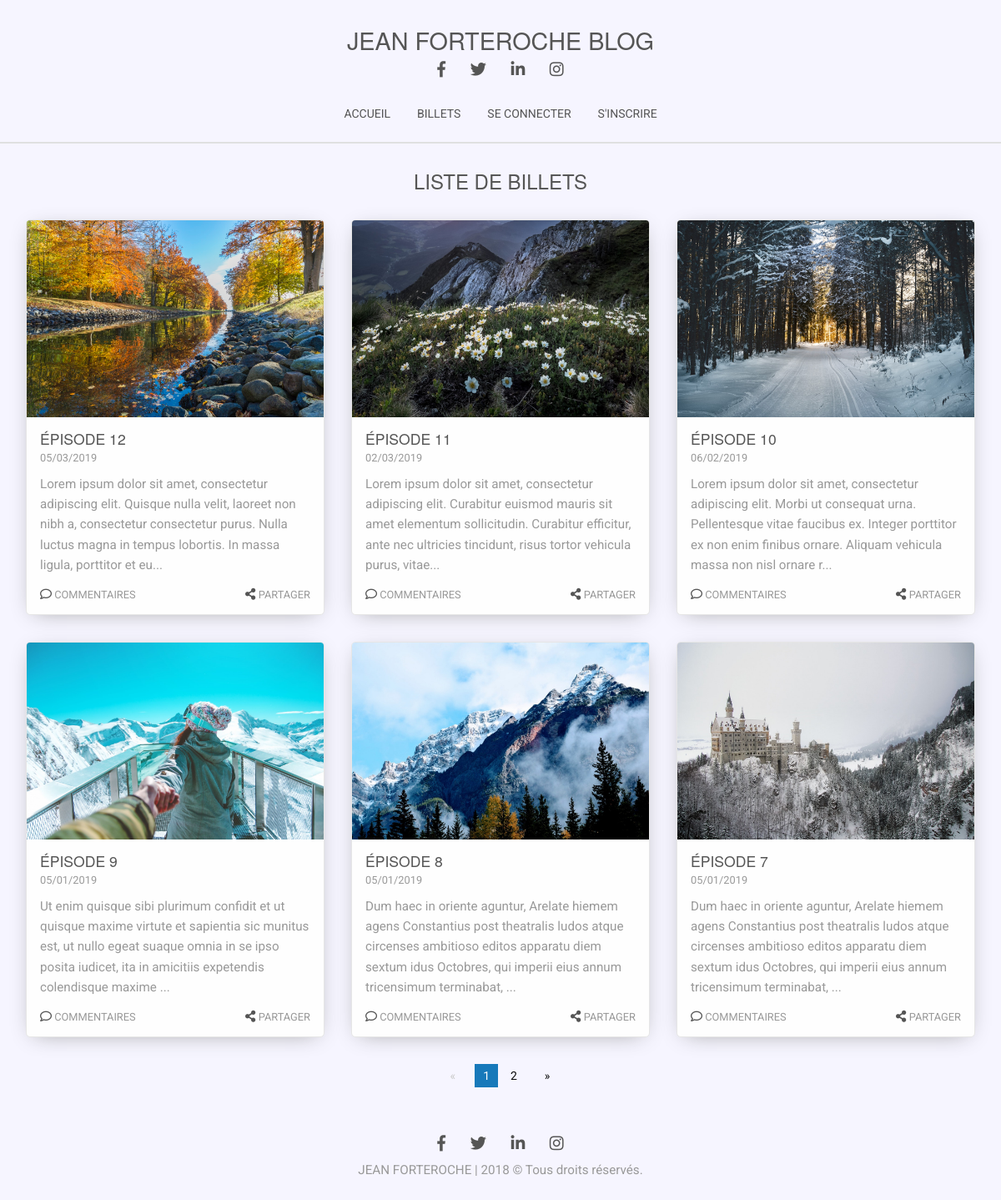
Screenshot of /index.php?action=billets with the database file from the repository.
### tables this page shows
CREATE TABLE `episodes` (
  `id` int(11) NOT NULL,
  `title` varchar(255) NOT NULL,
  `content` text NOT NULL,
  `created_date` datetime NOT NULL,
  `modif_date` datetime NOT NULL,
  `image_episode` varchar(255) NOT NULL
);

### Controllers/ViewController.php (called while the page is built, shortened)
<?php
class ViewController {
    public function listEpisodes($result) {
        require('Views/frontend/listePostsView.php');
    }
}

### Controllers/PaginationController.php (called while the page is built, shortened)
<?php
class PaginationController {
    public function pagination (Pagination $pagination) {
        $paginationManager = New PaginationManager();
        $viewController = New ViewController();
        $totalElmts = $paginationManager -> paginationTotalElms($pagination);
        $totalPages = ceil($totalElmts / $pagination -> getPostsParPage());
        $posts = $paginationManager -> pagination ($pagination);
        $table = $pagination -> getTable();
        $page= $pagination -> getPage();
        $action = (isset($_GET['action'])) ? filter_var( $_GET['action'], FILTER_SANITIZE_STRIPPED) : NULL;
        $method = 'listEpisodesAdmin';
        if($action !== 'admin') {
            $method = 'list'.ucfirst($table);
        }
        $data = [$totalPages, $posts, $page];
        $viewController -> $method($data);
    }
}

### Models/PaginationManager.php (called while the page is built, shortened)
<?php
class PaginationManager extends Manager {
    public function pagination (Pagination $pagination) {
        $bdd = self::dbConnect();
        $table  = $pagination -> getTable();
        $page   = (int)$pagination -> getPage();
        $postsParPage = $pagination -> getPostsParPage();
        $start = ($page > 0) ? $page * $postsParPage - $postsParPage : 0;
        $req = $bdd -> query("SELECT SQL_CALC_FOUND_ROWS * FROM $table ORDER BY id DESC LIMIT $start,$postsParPage");
        if($table = 'episodes') {
            $req = $bdd -> query("SELECT SQL_CALC_FOUND_ROWS id, title, content, image_episode, DATE_FORMAT(created_date, '%d/%m/%Y') AS created_date_fr FROM $table ORDER BY id DESC LIMIT $start,$postsParPage");
        }
        $result = $req -> fetchAll();
        return $result;
    }
}

### entity/Pagination.php (called while the page is built, shortened)
<?php
class Pagination {
    protected
            $table,
            $page,
            $postsParPage;
    public function getPage()
    {
        return $this->page;
    }
    public function setPage($page)
    {
        $this->page = $page;
    }
    public function getPostsParPage()
    {
        return $this->postsParPage;
    }
    public function setPostsParPage($postsParPage)
    {
        $this->postsParPage = $postsParPage;
    }
}

### Views/frontend/components/cards.php (the view, shortened to what this page needs)
<div class="card">
    <?php
        $image = htmlspecialchars($data['image_episode']);
        if($image !== '') {
            echo('<img src="'.$image.'" alt="" class="card__img">');
        }
        else {
            echo('<img src="https://images.pexels.com/photos/35637/alaska-glacier-ice-mountains.jpg?auto=compress" alt="" class="card__img">');
        }
    ?>
    <div class="card-section">
        <a class="card__link" href="index.php?action=post&amp;id=<?= $data['id'] ?>">
            <h3 class="card__title">
                <?= htmlspecialchars($data['title']) ?>
            </h3>
            <span class="news-date"><?= $data['created_date_fr'] ?></span>
        </a>
        <p class="card__text">
            <?= substr(strip_tags($data['content']), 0,200) .'...' ?>
        </p>
        <div class="card__btns grid-x">
            <a class="card__comment-link far fa-comment" href="index.php?action=post&amp;id=<?= $data['id'] ?>"><span> <i class="nb-comments"></i> Commentaires</span></a>
            <a class="card__share-link fas fa-share-alt" href="#"> <span> Partager</span></a>
        </div>
    </div>
</div>

### Views/frontend/listePostsView.php (shortened to what this page needs)
<div class="container-titre grid-x small-12">
    <h2 class="main-header__title">Liste de billets </h2>
</div>
<div class="billets-container grid-x small-12">
    <?php
    foreach ($result[1] as $data) {
        ?>
        <div class="news small-12 medium-6 large-4">
            <div class="cell">
                <?php require('components/cards.php') ?>
            </div>
        </div>
        <?php
    }
    ?>
    <div class="container align-center rid-x small-12">
        <?php  require('components/pagination.php');?>
    </div>
</div>
<?php
    require('template.php');
?>

### public/css/styles.css (style rules this page uses)
body { font-family: "Roboto", sans-serif; }
html { height: 100%; }
body { display: flex; flex-direction: column; min-height: 100vh; background-color: #f6f5ff; color: #999999; }
h1, h2, h3 { color: #555555; font-weight: 500; text-transform: uppercase; line-height: 1.1; margin-bottom: 0; }
h2 { font-size: 1.5rem; }
h3 { font-size: 1.1rem; }
a { color: #555555; text-transform: uppercase; font-size: 0.875rem; }
p { font-size: 0.95rem; }
span, p { color: #999999; font-weight: 400; }
span { font-size: 0.8rem; font-family: "Roboto", sans-serif; }
.container-titre { justify-content: center; padding: 2rem 0; }
.card { margin: 0 1rem 2rem; }
.card .card__text { margin: 0.5rem 0 1rem; }
.card .card__btns { justify-content: space-between; }
.card { position: relative; box-shadow: 0 5px 25px -10px #999999; border-radius: 5px; }

### rows the page displays
episodes: image_episode (picture), title "ÉPISODE 12", created_date_fr "05/03/2019", content "Lorem ipsum dolor sit amet, consectetur adipiscing elit. Quisque nulla velit, laoreet non nibh a, consectetur consectetur purus. Nulla luctus magna in tempus lobortis. In massa ligula, porttitor et eu"
episodes: image_episode (picture), title "ÉPISODE 11", created_date_fr "02/03/2019", content "Lorem ipsum dolor sit amet, consectetur adipiscing elit. Curabitur euismod mauris sit amet elementum sollicitudin. Curabitur efficitur, ante nec ultricies tincidunt, risus tortor vehicula purus, vitae"
episodes: image_episode (picture), title "ÉPISODE 10", created_date_fr "06/02/2019", content "Lorem ipsum dolor sit amet, consectetur adipiscing elit. Morbi ut consequat urna. Pellentesque vitae faucibus ex. Integer porttitor ex non enim finibus ornare. Aliquam vehicula massa non nisl ornare r"
episodes: image_episode (picture), title "ÉPISODE 9", created_date_fr "05/01/2019", content "Ut enim quisque sibi plurimum confidit et ut quisque maxime virtute et sapientia sic munitus est, ut nullo egeat suaque omnia in se ipso posita iudicet, ita in amicitiis expetendis colendisque maxime"
episodes: image_episode (picture), title "ÉPISODE 8", created_date_fr "05/01/2019", content "Dum haec in oriente aguntur, Arelate hiemem agens Constantius post theatralis ludos atque circenses ambitioso editos apparatu diem sextum idus Octobres, qui imperii eius annum tricensimum terminabat,"
episodes: image_episode (picture), title "ÉPISODE 7", created_date_fr "05/01/2019", content "Dum haec in oriente aguntur, Arelate hiemem agens Constantius post theatralis ludos atque circenses ambitioso editos apparatu diem sextum idus Octobres, qui imperii eius annum tricensimum terminabat,"
